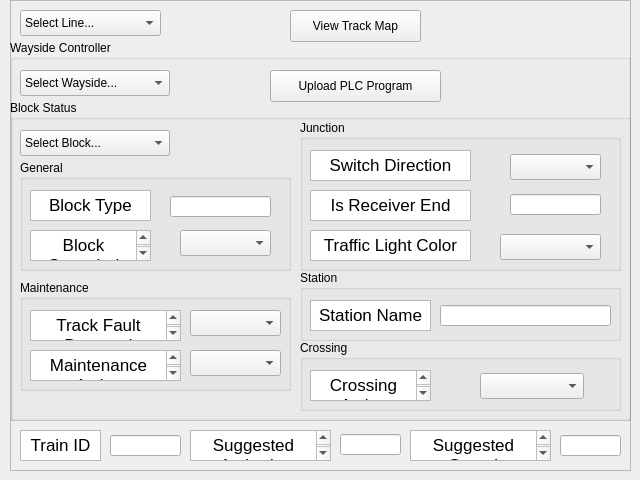
<?xml version="1.0" encoding="UTF-8"?>
<ui version="4.0">
 <class>SWWaysideModule</class>
 <widget class="QMainWindow" name="SWWaysideModule">
  <property name="geometry">
   <rect>
    <x>0</x>
    <y>0</y>
    <width>640</width>
    <height>480</height>
   </rect>
  </property>
  <property name="maximumSize">
   <size>
    <width>1280</width>
    <height>720</height>
   </size>
  </property>
  <property name="font">
   <font>
    <family>Arial</family>
   </font>
  </property>
  <property name="windowTitle">
   <string>SW Wayside</string>
  </property>
  <widget class="QWidget" name="centralwidget">
   <widget class="QFrame" name="LineSelectionFrame">
    <property name="geometry">
     <rect>
      <x>10</x>
      <y>0</y>
      <width>621</width>
      <height>471</height>
     </rect>
    </property>
    <property name="font">
     <font>
      <family>Arial</family>
     </font>
    </property>
    <property name="frameShape">
     <enum>QFrame::StyledPanel</enum>
    </property>
    <property name="frameShadow">
     <enum>QFrame::Raised</enum>
    </property>
    <widget class="QPushButton" name="TrackMapViewButton">
     <property name="geometry">
      <rect>
       <x>280</x>
       <y>10</y>
       <width>131</width>
       <height>32</height>
      </rect>
     </property>
     <property name="font">
      <font>
       <family>Arial</family>
      </font>
     </property>
     <property name="text">
      <string>View Track Map</string>
     </property>
    </widget>
    <widget class="QComboBox" name="LineSelectionDropdown">
     <property name="geometry">
      <rect>
       <x>10</x>
       <y>10</y>
       <width>141</width>
       <height>26</height>
      </rect>
     </property>
     <property name="font">
      <font>
       <family>Arial</family>
      </font>
     </property>
     <property name="maxVisibleItems">
      <number>10</number>
     </property>
     <property name="maxCount">
      <number>4</number>
     </property>
     <item>
      <property name="text">
       <string>Select Line...</string>
      </property>
     </item>
     <item>
      <property name="text">
       <string>Red Line</string>
      </property>
     </item>
     <item>
      <property name="text">
       <string>Green Line</string>
      </property>
     </item>
    </widget>
    <widget class="QGroupBox" name="WaysideSelectionFrame">
     <property name="geometry">
      <rect>
       <x>0</x>
       <y>40</y>
       <width>621</width>
       <height>381</height>
      </rect>
     </property>
     <property name="font">
      <font>
       <family>Arial</family>
      </font>
     </property>
     <property name="title">
      <string>Wayside Controller</string>
     </property>
     <widget class="QComboBox" name="WaysideSelectionDropdown">
      <property name="geometry">
       <rect>
        <x>10</x>
        <y>30</y>
        <width>150</width>
        <height>26</height>
       </rect>
      </property>
      <property name="font">
       <font>
        <family>Arial</family>
       </font>
      </property>
      <property name="maxCount">
       <number>50</number>
      </property>
      <item>
       <property name="text">
        <string>Select Wayside...</string>
       </property>
      </item>
     </widget>
     <widget class="QPushButton" name="UploadPLCProgramButton">
      <property name="geometry">
       <rect>
        <x>260</x>
        <y>30</y>
        <width>171</width>
        <height>32</height>
       </rect>
      </property>
      <property name="font">
       <font>
        <family>Arial</family>
       </font>
      </property>
      <property name="text">
       <string>Upload PLC Program</string>
      </property>
     </widget>
     <widget class="QGroupBox" name="BlockSelectionFrame">
      <property name="geometry">
       <rect>
        <x>0</x>
        <y>60</y>
        <width>621</width>
        <height>321</height>
       </rect>
      </property>
      <property name="font">
       <font>
        <family>Arial</family>
       </font>
      </property>
      <property name="title">
       <string>Block Status</string>
      </property>
      <widget class="QComboBox" name="BlockSelectionDropdown">
       <property name="geometry">
        <rect>
         <x>10</x>
         <y>30</y>
         <width>150</width>
         <height>26</height>
        </rect>
       </property>
       <property name="font">
        <font>
         <family>Arial</family>
        </font>
       </property>
       <property name="maxCount">
        <number>200</number>
       </property>
       <item>
        <property name="text">
         <string>Select Block...</string>
        </property>
       </item>
      </widget>
      <widget class="QGroupBox" name="GeneralFrame">
       <property name="geometry">
        <rect>
         <x>10</x>
         <y>60</y>
         <width>271</width>
         <height>111</height>
        </rect>
       </property>
       <property name="font">
        <font>
         <family>Arial</family>
        </font>
       </property>
       <property name="title">
        <string>General</string>
       </property>
       <widget class="QTextBrowser" name="BlockTypeLabel">
        <property name="geometry">
         <rect>
          <x>10</x>
          <y>30</y>
          <width>121</width>
          <height>31</height>
         </rect>
        </property>
        <property name="font">
         <font>
          <family>Arial</family>
         </font>
        </property>
        <property name="html">
         <string>&lt;!DOCTYPE HTML PUBLIC &quot;-//W3C//DTD HTML 4.0//EN&quot; &quot;http://www.w3.org/TR/REC-html40/strict.dtd&quot;&gt;
&lt;html&gt;&lt;head&gt;&lt;meta name=&quot;qrichtext&quot; content=&quot;1&quot; /&gt;&lt;style type=&quot;text/css&quot;&gt;
p, li { white-space: pre-wrap; }
&lt;/style&gt;&lt;/head&gt;&lt;body style=&quot; font-family:'Arial'; font-size:13pt; font-weight:400; font-style:normal;&quot;&gt;
&lt;p align=&quot;center&quot; style=&quot; margin-top:0px; margin-bottom:0px; margin-left:0px; margin-right:0px; -qt-block-indent:0; text-indent:0px;&quot;&gt;&lt;span style=&quot; font-family:'.AppleSystemUIFont';&quot;&gt;Block Type&lt;/span&gt;&lt;/p&gt;&lt;/body&gt;&lt;/html&gt;</string>
        </property>
       </widget>
       <widget class="QTextBrowser" name="BlockOccupiedLabel">
        <property name="geometry">
         <rect>
          <x>10</x>
          <y>70</y>
          <width>121</width>
          <height>31</height>
         </rect>
        </property>
        <property name="font">
         <font>
          <family>Arial</family>
         </font>
        </property>
        <property name="html">
         <string>&lt;!DOCTYPE HTML PUBLIC &quot;-//W3C//DTD HTML 4.0//EN&quot; &quot;http://www.w3.org/TR/REC-html40/strict.dtd&quot;&gt;
&lt;html&gt;&lt;head&gt;&lt;meta name=&quot;qrichtext&quot; content=&quot;1&quot; /&gt;&lt;style type=&quot;text/css&quot;&gt;
p, li { white-space: pre-wrap; }
&lt;/style&gt;&lt;/head&gt;&lt;body style=&quot; font-family:'Arial'; font-size:13pt; font-weight:400; font-style:normal;&quot;&gt;
&lt;p align=&quot;center&quot; style=&quot; margin-top:0px; margin-bottom:0px; margin-left:0px; margin-right:0px; -qt-block-indent:0; text-indent:0px;&quot;&gt;&lt;span style=&quot; font-family:'.AppleSystemUIFont';&quot;&gt;Block Occupied&lt;/span&gt;&lt;/p&gt;&lt;/body&gt;&lt;/html&gt;</string>
        </property>
       </widget>
       <widget class="QLineEdit" name="BlockTypeValue">
        <property name="geometry">
         <rect>
          <x>150</x>
          <y>36</y>
          <width>101</width>
          <height>21</height>
         </rect>
        </property>
        <property name="text">
         <string/>
        </property>
        <property name="alignment">
         <set>Qt::AlignCenter</set>
        </property>
        <property name="readOnly">
         <bool>true</bool>
        </property>
       </widget>
       <widget class="QComboBox" name="BlockOccupiedDropdown">
        <property name="geometry">
         <rect>
          <x>160</x>
          <y>70</y>
          <width>91</width>
          <height>26</height>
         </rect>
        </property>
        <property name="font">
         <font>
          <family>Arial</family>
         </font>
        </property>
        <property name="maxCount">
         <number>5</number>
        </property>
       </widget>
      </widget>
      <widget class="QGroupBox" name="MaintenanceFrame">
       <property name="geometry">
        <rect>
         <x>10</x>
         <y>180</y>
         <width>271</width>
         <height>111</height>
        </rect>
       </property>
       <property name="font">
        <font>
         <family>Arial</family>
        </font>
       </property>
       <property name="title">
        <string>Maintenance</string>
       </property>
       <widget class="QTextBrowser" name="TrackFaultLabel">
        <property name="geometry">
         <rect>
          <x>10</x>
          <y>30</y>
          <width>151</width>
          <height>31</height>
         </rect>
        </property>
        <property name="font">
         <font>
          <family>Arial</family>
         </font>
        </property>
        <property name="html">
         <string>&lt;!DOCTYPE HTML PUBLIC &quot;-//W3C//DTD HTML 4.0//EN&quot; &quot;http://www.w3.org/TR/REC-html40/strict.dtd&quot;&gt;
&lt;html&gt;&lt;head&gt;&lt;meta name=&quot;qrichtext&quot; content=&quot;1&quot; /&gt;&lt;style type=&quot;text/css&quot;&gt;
p, li { white-space: pre-wrap; }
&lt;/style&gt;&lt;/head&gt;&lt;body style=&quot; font-family:'Arial'; font-size:13pt; font-weight:400; font-style:normal;&quot;&gt;
&lt;p align=&quot;center&quot; style=&quot; margin-top:0px; margin-bottom:0px; margin-left:0px; margin-right:0px; -qt-block-indent:0; text-indent:0px;&quot;&gt;&lt;span style=&quot; font-family:'.AppleSystemUIFont';&quot;&gt;Track Fault Detected&lt;/span&gt;&lt;/p&gt;&lt;/body&gt;&lt;/html&gt;</string>
        </property>
       </widget>
       <widget class="QTextBrowser" name="MaintenanceActiveLabel">
        <property name="geometry">
         <rect>
          <x>10</x>
          <y>70</y>
          <width>151</width>
          <height>31</height>
         </rect>
        </property>
        <property name="font">
         <font>
          <family>Arial</family>
         </font>
        </property>
        <property name="html">
         <string>&lt;!DOCTYPE HTML PUBLIC &quot;-//W3C//DTD HTML 4.0//EN&quot; &quot;http://www.w3.org/TR/REC-html40/strict.dtd&quot;&gt;
&lt;html&gt;&lt;head&gt;&lt;meta name=&quot;qrichtext&quot; content=&quot;1&quot; /&gt;&lt;style type=&quot;text/css&quot;&gt;
p, li { white-space: pre-wrap; }
&lt;/style&gt;&lt;/head&gt;&lt;body style=&quot; font-family:'Arial'; font-size:13pt; font-weight:400; font-style:normal;&quot;&gt;
&lt;p align=&quot;center&quot; style=&quot; margin-top:0px; margin-bottom:0px; margin-left:0px; margin-right:0px; -qt-block-indent:0; text-indent:0px;&quot;&gt;&lt;span style=&quot; font-family:'.AppleSystemUIFont';&quot;&gt;Maintenance Active&lt;/span&gt;&lt;/p&gt;&lt;/body&gt;&lt;/html&gt;</string>
        </property>
       </widget>
       <widget class="QComboBox" name="TrackFaultDetectedDropdown">
        <property name="geometry">
         <rect>
          <x>170</x>
          <y>30</y>
          <width>91</width>
          <height>26</height>
         </rect>
        </property>
        <property name="font">
         <font>
          <family>Arial</family>
         </font>
        </property>
        <property name="maxCount">
         <number>5</number>
        </property>
       </widget>
       <widget class="QComboBox" name="MaintenanceActiveDropdown">
        <property name="geometry">
         <rect>
          <x>170</x>
          <y>70</y>
          <width>91</width>
          <height>26</height>
         </rect>
        </property>
        <property name="font">
         <font>
          <family>Arial</family>
         </font>
        </property>
        <property name="maxCount">
         <number>5</number>
        </property>
       </widget>
      </widget>
      <widget class="QGroupBox" name="StationBox">
       <property name="geometry">
        <rect>
         <x>290</x>
         <y>170</y>
         <width>321</width>
         <height>71</height>
        </rect>
       </property>
       <property name="font">
        <font>
         <family>Arial</family>
        </font>
       </property>
       <property name="title">
        <string>Station</string>
       </property>
       <widget class="QTextBrowser" name="StationNameLabel">
        <property name="geometry">
         <rect>
          <x>10</x>
          <y>30</y>
          <width>121</width>
          <height>31</height>
         </rect>
        </property>
        <property name="font">
         <font>
          <family>Arial</family>
         </font>
        </property>
        <property name="html">
         <string>&lt;!DOCTYPE HTML PUBLIC &quot;-//W3C//DTD HTML 4.0//EN&quot; &quot;http://www.w3.org/TR/REC-html40/strict.dtd&quot;&gt;
&lt;html&gt;&lt;head&gt;&lt;meta name=&quot;qrichtext&quot; content=&quot;1&quot; /&gt;&lt;style type=&quot;text/css&quot;&gt;
p, li { white-space: pre-wrap; }
&lt;/style&gt;&lt;/head&gt;&lt;body style=&quot; font-family:'Arial'; font-size:13pt; font-weight:400; font-style:normal;&quot;&gt;
&lt;p align=&quot;center&quot; style=&quot; margin-top:0px; margin-bottom:0px; margin-left:0px; margin-right:0px; -qt-block-indent:0; text-indent:0px;&quot;&gt;&lt;span style=&quot; font-family:'.AppleSystemUIFont';&quot;&gt;Station Name&lt;/span&gt;&lt;/p&gt;&lt;/body&gt;&lt;/html&gt;</string>
        </property>
       </widget>
       <widget class="QLineEdit" name="StationNameValue">
        <property name="geometry">
         <rect>
          <x>140</x>
          <y>35</y>
          <width>171</width>
          <height>21</height>
         </rect>
        </property>
        <property name="text">
         <string/>
        </property>
        <property name="alignment">
         <set>Qt::AlignCenter</set>
        </property>
        <property name="readOnly">
         <bool>true</bool>
        </property>
       </widget>
      </widget>
      <widget class="QGroupBox" name="CrossingFrame">
       <property name="geometry">
        <rect>
         <x>290</x>
         <y>240</y>
         <width>321</width>
         <height>71</height>
        </rect>
       </property>
       <property name="font">
        <font>
         <family>Arial</family>
        </font>
       </property>
       <property name="title">
        <string>Crossing</string>
       </property>
       <widget class="QComboBox" name="CrossingActiveDropdown">
        <property name="geometry">
         <rect>
          <x>180</x>
          <y>33</y>
          <width>104</width>
          <height>26</height>
         </rect>
        </property>
        <property name="font">
         <font>
          <family>Arial</family>
         </font>
        </property>
        <property name="maxCount">
         <number>2</number>
        </property>
       </widget>
       <widget class="QTextBrowser" name="CrossingActiveLabel">
        <property name="geometry">
         <rect>
          <x>10</x>
          <y>30</y>
          <width>121</width>
          <height>31</height>
         </rect>
        </property>
        <property name="font">
         <font>
          <family>Arial</family>
         </font>
        </property>
        <property name="html">
         <string>&lt;!DOCTYPE HTML PUBLIC &quot;-//W3C//DTD HTML 4.0//EN&quot; &quot;http://www.w3.org/TR/REC-html40/strict.dtd&quot;&gt;
&lt;html&gt;&lt;head&gt;&lt;meta name=&quot;qrichtext&quot; content=&quot;1&quot; /&gt;&lt;style type=&quot;text/css&quot;&gt;
p, li { white-space: pre-wrap; }
&lt;/style&gt;&lt;/head&gt;&lt;body style=&quot; font-family:'Arial'; font-size:13pt; font-weight:400; font-style:normal;&quot;&gt;
&lt;p align=&quot;center&quot; style=&quot; margin-top:0px; margin-bottom:0px; margin-left:0px; margin-right:0px; -qt-block-indent:0; text-indent:0px;&quot;&gt;&lt;span style=&quot; font-family:'.AppleSystemUIFont';&quot;&gt;Crossing Active&lt;/span&gt;&lt;/p&gt;&lt;/body&gt;&lt;/html&gt;</string>
        </property>
       </widget>
      </widget>
      <widget class="QGroupBox" name="JunctionFrame">
       <property name="geometry">
        <rect>
         <x>290</x>
         <y>20</y>
         <width>321</width>
         <height>151</height>
        </rect>
       </property>
       <property name="font">
        <font>
         <family>Arial</family>
        </font>
       </property>
       <property name="title">
        <string>Junction</string>
       </property>
       <widget class="QComboBox" name="SwitchDirectionDropdown">
        <property name="geometry">
         <rect>
          <x>210</x>
          <y>34</y>
          <width>91</width>
          <height>26</height>
         </rect>
        </property>
        <property name="font">
         <font>
          <family>Arial</family>
         </font>
        </property>
        <property name="maxCount">
         <number>5</number>
        </property>
       </widget>
       <widget class="QTextBrowser" name="SwitchDirectionLabel">
        <property name="geometry">
         <rect>
          <x>10</x>
          <y>30</y>
          <width>161</width>
          <height>31</height>
         </rect>
        </property>
        <property name="font">
         <font>
          <family>Arial</family>
         </font>
        </property>
        <property name="html">
         <string>&lt;!DOCTYPE HTML PUBLIC &quot;-//W3C//DTD HTML 4.0//EN&quot; &quot;http://www.w3.org/TR/REC-html40/strict.dtd&quot;&gt;
&lt;html&gt;&lt;head&gt;&lt;meta name=&quot;qrichtext&quot; content=&quot;1&quot; /&gt;&lt;style type=&quot;text/css&quot;&gt;
p, li { white-space: pre-wrap; }
&lt;/style&gt;&lt;/head&gt;&lt;body style=&quot; font-family:'Arial'; font-size:13pt; font-weight:400; font-style:normal;&quot;&gt;
&lt;p align=&quot;center&quot; style=&quot; margin-top:0px; margin-bottom:0px; margin-left:0px; margin-right:0px; -qt-block-indent:0; text-indent:0px;&quot;&gt;&lt;span style=&quot; font-family:'.AppleSystemUIFont';&quot;&gt;Switch Direction&lt;/span&gt;&lt;/p&gt;&lt;/body&gt;&lt;/html&gt;</string>
        </property>
       </widget>
       <widget class="QTextBrowser" name="IsReceiverEndLabel">
        <property name="geometry">
         <rect>
          <x>10</x>
          <y>70</y>
          <width>161</width>
          <height>31</height>
         </rect>
        </property>
        <property name="font">
         <font>
          <family>Arial</family>
         </font>
        </property>
        <property name="html">
         <string>&lt;!DOCTYPE HTML PUBLIC &quot;-//W3C//DTD HTML 4.0//EN&quot; &quot;http://www.w3.org/TR/REC-html40/strict.dtd&quot;&gt;
&lt;html&gt;&lt;head&gt;&lt;meta name=&quot;qrichtext&quot; content=&quot;1&quot; /&gt;&lt;style type=&quot;text/css&quot;&gt;
p, li { white-space: pre-wrap; }
&lt;/style&gt;&lt;/head&gt;&lt;body style=&quot; font-family:'Arial'; font-size:13pt; font-weight:400; font-style:normal;&quot;&gt;
&lt;p align=&quot;center&quot; style=&quot; margin-top:0px; margin-bottom:0px; margin-left:0px; margin-right:0px; -qt-block-indent:0; text-indent:0px;&quot;&gt;Is Receiver End&lt;/p&gt;&lt;/body&gt;&lt;/html&gt;</string>
        </property>
       </widget>
       <widget class="QTextBrowser" name="TrafficLightColorLabel">
        <property name="geometry">
         <rect>
          <x>10</x>
          <y>110</y>
          <width>161</width>
          <height>31</height>
         </rect>
        </property>
        <property name="font">
         <font>
          <family>Arial</family>
         </font>
        </property>
        <property name="html">
         <string>&lt;!DOCTYPE HTML PUBLIC &quot;-//W3C//DTD HTML 4.0//EN&quot; &quot;http://www.w3.org/TR/REC-html40/strict.dtd&quot;&gt;
&lt;html&gt;&lt;head&gt;&lt;meta name=&quot;qrichtext&quot; content=&quot;1&quot; /&gt;&lt;style type=&quot;text/css&quot;&gt;
p, li { white-space: pre-wrap; }
&lt;/style&gt;&lt;/head&gt;&lt;body style=&quot; font-family:'Arial'; font-size:13pt; font-weight:400; font-style:normal;&quot;&gt;
&lt;p align=&quot;center&quot; style=&quot; margin-top:0px; margin-bottom:0px; margin-left:0px; margin-right:0px; -qt-block-indent:0; text-indent:0px;&quot;&gt;&lt;span style=&quot; font-family:'.AppleSystemUIFont';&quot;&gt;Traffic Light Color&lt;/span&gt;&lt;/p&gt;&lt;/body&gt;&lt;/html&gt;</string>
        </property>
       </widget>
       <widget class="QComboBox" name="TrafficLightColorDropdown">
        <property name="geometry">
         <rect>
          <x>200</x>
          <y>114</y>
          <width>101</width>
          <height>26</height>
         </rect>
        </property>
        <property name="font">
         <font>
          <family>Arial</family>
         </font>
        </property>
        <property name="maxCount">
         <number>3</number>
        </property>
       </widget>
       <widget class="QLineEdit" name="IsReceiverEndValue">
        <property name="geometry">
         <rect>
          <x>210</x>
          <y>74</y>
          <width>91</width>
          <height>21</height>
         </rect>
        </property>
        <property name="text">
         <string/>
        </property>
        <property name="maxLength">
         <number>5</number>
        </property>
        <property name="alignment">
         <set>Qt::AlignCenter</set>
        </property>
        <property name="readOnly">
         <bool>true</bool>
        </property>
        <property name="clearButtonEnabled">
         <bool>false</bool>
        </property>
       </widget>
      </widget>
     </widget>
    </widget>
    <widget class="QTextBrowser" name="TrainIDLabel">
     <property name="geometry">
      <rect>
       <x>10</x>
       <y>430</y>
       <width>81</width>
       <height>31</height>
      </rect>
     </property>
     <property name="font">
      <font>
       <family>Arial</family>
      </font>
     </property>
     <property name="html">
      <string>&lt;!DOCTYPE HTML PUBLIC &quot;-//W3C//DTD HTML 4.0//EN&quot; &quot;http://www.w3.org/TR/REC-html40/strict.dtd&quot;&gt;
&lt;html&gt;&lt;head&gt;&lt;meta name=&quot;qrichtext&quot; content=&quot;1&quot; /&gt;&lt;style type=&quot;text/css&quot;&gt;
p, li { white-space: pre-wrap; }
&lt;/style&gt;&lt;/head&gt;&lt;body style=&quot; font-family:'Arial'; font-size:13pt; font-weight:400; font-style:normal;&quot;&gt;
&lt;p align=&quot;center&quot; style=&quot; margin-top:0px; margin-bottom:0px; margin-left:0px; margin-right:0px; -qt-block-indent:0; text-indent:0px;&quot;&gt;&lt;span style=&quot; font-family:'.AppleSystemUIFont';&quot;&gt;Train ID&lt;/span&gt;&lt;/p&gt;&lt;/body&gt;&lt;/html&gt;</string>
     </property>
    </widget>
    <widget class="QLineEdit" name="TrainIDValue">
     <property name="geometry">
      <rect>
       <x>100</x>
       <y>435</y>
       <width>71</width>
       <height>21</height>
      </rect>
     </property>
     <property name="text">
      <string/>
     </property>
     <property name="maxLength">
      <number>5</number>
     </property>
     <property name="alignment">
      <set>Qt::AlignCenter</set>
     </property>
     <property name="readOnly">
      <bool>false</bool>
     </property>
    </widget>
    <widget class="QTextBrowser" name="SuggestedAuthorityLabel">
     <property name="geometry">
      <rect>
       <x>180</x>
       <y>430</y>
       <width>141</width>
       <height>31</height>
      </rect>
     </property>
     <property name="font">
      <font>
       <family>Arial</family>
      </font>
     </property>
     <property name="html">
      <string>&lt;!DOCTYPE HTML PUBLIC &quot;-//W3C//DTD HTML 4.0//EN&quot; &quot;http://www.w3.org/TR/REC-html40/strict.dtd&quot;&gt;
&lt;html&gt;&lt;head&gt;&lt;meta name=&quot;qrichtext&quot; content=&quot;1&quot; /&gt;&lt;style type=&quot;text/css&quot;&gt;
p, li { white-space: pre-wrap; }
&lt;/style&gt;&lt;/head&gt;&lt;body style=&quot; font-family:'Arial'; font-size:13pt; font-weight:400; font-style:normal;&quot;&gt;
&lt;p align=&quot;center&quot; style=&quot; margin-top:0px; margin-bottom:0px; margin-left:0px; margin-right:0px; -qt-block-indent:0; text-indent:0px;&quot;&gt;Suggested Authority&lt;/p&gt;&lt;/body&gt;&lt;/html&gt;</string>
     </property>
    </widget>
    <widget class="QTextBrowser" name="SuggestedSpeedLabel">
     <property name="geometry">
      <rect>
       <x>400</x>
       <y>430</y>
       <width>141</width>
       <height>31</height>
      </rect>
     </property>
     <property name="font">
      <font>
       <family>Arial</family>
      </font>
     </property>
     <property name="html">
      <string>&lt;!DOCTYPE HTML PUBLIC &quot;-//W3C//DTD HTML 4.0//EN&quot; &quot;http://www.w3.org/TR/REC-html40/strict.dtd&quot;&gt;
&lt;html&gt;&lt;head&gt;&lt;meta name=&quot;qrichtext&quot; content=&quot;1&quot; /&gt;&lt;style type=&quot;text/css&quot;&gt;
p, li { white-space: pre-wrap; }
&lt;/style&gt;&lt;/head&gt;&lt;body style=&quot; font-family:'Arial'; font-size:13pt; font-weight:400; font-style:normal;&quot;&gt;
&lt;p align=&quot;center&quot; style=&quot; margin-top:0px; margin-bottom:0px; margin-left:0px; margin-right:0px; -qt-block-indent:0; text-indent:0px;&quot;&gt;Suggested Speed&lt;/p&gt;&lt;/body&gt;&lt;/html&gt;</string>
     </property>
    </widget>
    <widget class="QLineEdit" name="SuggestedAuthorityValue">
     <property name="geometry">
      <rect>
       <x>330</x>
       <y>434</y>
       <width>61</width>
       <height>21</height>
      </rect>
     </property>
     <property name="text">
      <string/>
     </property>
     <property name="maxLength">
      <number>5</number>
     </property>
     <property name="alignment">
      <set>Qt::AlignCenter</set>
     </property>
     <property name="readOnly">
      <bool>false</bool>
     </property>
    </widget>
    <widget class="QLineEdit" name="SuggestedSpeedValue">
     <property name="geometry">
      <rect>
       <x>550</x>
       <y>435</y>
       <width>61</width>
       <height>21</height>
      </rect>
     </property>
     <property name="text">
      <string/>
     </property>
     <property name="maxLength">
      <number>5</number>
     </property>
     <property name="alignment">
      <set>Qt::AlignCenter</set>
     </property>
     <property name="readOnly">
      <bool>false</bool>
     </property>
    </widget>
   </widget>
  </widget>
 </widget>
 <resources>
  <include location="../../../../../../../../private/var/folders/ng/01ftyqy97f76p5nf0wp0m97c0000gn/T/com.apple.Photos.NSItemProvider/version=1&amp;uuid=D09791C0-EEBA-4D5E-BF34-686A3C7DDA6D&amp;mode=compatible&amp;noloc=0.jpeg/IMG_2625.jpeg"/>
 </resources>
 <connections/>
</ui>
